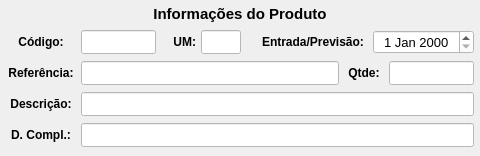
               <widget class="QWidget" name="widget_Cor6" native="true">
                <property name="sizePolicy">
                 <sizepolicy hsizetype="Preferred" vsizetype="Preferred">
                  <horstretch>0</horstretch>
                  <verstretch>0</verstretch>
                 </sizepolicy>
                </property>
                <property name="minimumSize">
                 <size>
                  <width>480</width>
                  <height>0</height>
                 </size>
                </property>
                <property name="maximumSize">
                 <size>
                  <width>480</width>
                  <height>16777215</height>
                 </size>
                </property>
                <property name="styleSheet">
                 <string notr="true"/>
                </property>
                <layout class="QVBoxLayout" name="verticalLayout_13">
                 <property name="spacing">
                  <number>1</number>
                 </property>
                 <property name="leftMargin">
                  <number>1</number>
                 </property>
                 <property name="topMargin">
                  <number>1</number>
                 </property>
                 <property name="rightMargin">
                  <number>1</number>
                 </property>
                 <property name="bottomMargin">
                  <number>6</number>
                 </property>
                 <item>
                  <widget class="QWidget" name="widget_18" native="true">
                   <property name="minimumSize">
                    <size>
                     <width>0</width>
                     <height>25</height>
                    </size>
                   </property>
                   <property name="maximumSize">
                    <size>
                     <width>16777215</width>
                     <height>25</height>
                    </size>
                   </property>
                   <property name="styleSheet">
                    <string notr="true"/>
                   </property>
                   <layout class="QHBoxLayout" name="horizontalLayout_19">
                    <property name="spacing">
                     <number>3</number>
                    </property>
                    <property name="leftMargin">
                     <number>3</number>
                    </property>
                    <property name="topMargin">
                     <number>3</number>
                    </property>
                    <property name="rightMargin">
                     <number>3</number>
                    </property>
                    <property name="bottomMargin">
                     <number>3</number>
                    </property>
                    <item>
                     <widget class="QLabel" name="label_53">
                      <property name="maximumSize">
                       <size>
                        <width>16777215</width>
                        <height>16777215</height>
                       </size>
                      </property>
                      <property name="font">
                       <font>
                        <pointsize>11</pointsize>
                        <weight>75</weight>
                        <bold>true</bold>
                       </font>
                      </property>
                      <property name="text">
                       <string>Informações do Produto</string>
                      </property>
                      <property name="alignment">
                       <set>Qt::AlignCenter</set>
                      </property>
                     </widget>
                    </item>
                   </layout>
                  </widget>
                 </item>
                 <item>
                  <widget class="QWidget" name="widget_43" native="true">
                   <property name="minimumSize">
                    <size>
                     <width>0</width>
                     <height>30</height>
                    </size>
                   </property>
                   <property name="maximumSize">
                    <size>
                     <width>16777215</width>
                     <height>30</height>
                    </size>
                   </property>
                   <property name="styleSheet">
                    <string notr="true"/>
                   </property>
                   <layout class="QHBoxLayout" name="horizontalLayout_9">
                    <property name="spacing">
                     <number>5</number>
                    </property>
                    <property name="leftMargin">
                     <number>5</number>
                    </property>
                    <property name="topMargin">
                     <number>3</number>
                    </property>
                    <property name="rightMargin">
                     <number>5</number>
                    </property>
                    <property name="bottomMargin">
                     <number>3</number>
                    </property>
                    <item>
                     <widget class="QLabel" name="label_64">
                      <property name="minimumSize">
                       <size>
                        <width>70</width>
                        <height>0</height>
                       </size>
                      </property>
                      <property name="maximumSize">
                       <size>
                        <width>70</width>
                        <height>16777215</height>
                       </size>
                      </property>
                      <property name="font">
                       <font>
                        <pointsize>9</pointsize>
                        <weight>75</weight>
                        <bold>true</bold>
                       </font>
                      </property>
                      <property name="text">
                       <string>Código:</string>
                      </property>
                      <property name="alignment">
                       <set>Qt::AlignCenter</set>
                      </property>
                     </widget>
                    </item>
                    <item>
                     <widget class="QLineEdit" name="line_Codigo_Manu">
                      <property name="sizePolicy">
                       <sizepolicy hsizetype="Preferred" vsizetype="Preferred">
                        <horstretch>0</horstretch>
                        <verstretch>0</verstretch>
                       </sizepolicy>
                      </property>
                      <property name="minimumSize">
                       <size>
                        <width>60</width>
                        <height>0</height>
                       </size>
                      </property>
                      <property name="maximumSize">
                       <size>
                        <width>80</width>
                        <height>16777215</height>
                       </size>
                      </property>
                      <property name="font">
                       <font>
                        <pointsize>9</pointsize>
                       </font>
                      </property>
                      <property name="styleSheet">
                       <string notr="true">background-color: rgb(255, 255, 255);</string>
                      </property>
                      <property name="alignment">
                       <set>Qt::AlignCenter</set>
                      </property>
                      <property name="placeholderText">
                       <string/>
                      </property>
                     </widget>
                    </item>
                    <item>
                     <widget class="QLabel" name="label_9">
                      <property name="text">
                       <string/>
                      </property>
                     </widget>
                    </item>
                    <item>
                     <widget class="QLabel" name="label_27">
                      <property name="maximumSize">
                       <size>
                        <width>25</width>
                        <height>16777215</height>
                       </size>
                      </property>
                      <property name="font">
                       <font>
                        <pointsize>9</pointsize>
                        <weight>75</weight>
                        <bold>true</bold>
                       </font>
                      </property>
                      <property name="text">
                       <string>UM:</string>
                      </property>
                      <property name="alignment">
                       <set>Qt::AlignRight|Qt::AlignTrailing|Qt::AlignVCenter</set>
                      </property>
                     </widget>
                    </item>
                    <item>
                     <widget class="QLineEdit" name="line_UM_Manu">
                      <property name="sizePolicy">
                       <sizepolicy hsizetype="Preferred" vsizetype="Preferred">
                        <horstretch>0</horstretch>
                        <verstretch>0</verstretch>
                       </sizepolicy>
                      </property>
                      <property name="minimumSize">
                       <size>
                        <width>40</width>
                        <height>0</height>
                       </size>
                      </property>
                      <property name="maximumSize">
                       <size>
                        <width>40</width>
                        <height>16777215</height>
                       </size>
                      </property>
                      <property name="font">
                       <font>
                        <pointsize>9</pointsize>
                       </font>
                      </property>
                      <property name="styleSheet">
                       <string notr="true">background-color: rgb(255, 255, 255);</string>
                      </property>
                      <property name="alignment">
                       <set>Qt::AlignCenter</set>
                      </property>
                     </widget>
                    </item>
                    <item>
                     <widget class="QLabel" name="label_3">
                      <property name="text">
                       <string/>
                      </property>
                     </widget>
                    </item>
                    <item>
                     <widget class="QLabel" name="label_68">
                      <property name="minimumSize">
                       <size>
                        <width>110</width>
                        <height>0</height>
                       </size>
                      </property>
                      <property name="maximumSize">
                       <size>
                        <width>110</width>
                        <height>16777215</height>
                       </size>
                      </property>
                      <property name="font">
                       <font>
                        <pointsize>9</pointsize>
                        <weight>75</weight>
                        <bold>true</bold>
                       </font>
                      </property>
                      <property name="text">
                       <string>Entrada/Previsão:</string>
                      </property>
                      <property name="alignment">
                       <set>Qt::AlignCenter</set>
                      </property>
                     </widget>
                    </item>
                    <item>
                     <widget class="QDateEdit" name="date_Entrega_Manu">
                      <property name="sizePolicy">
                       <sizepolicy hsizetype="Minimum" vsizetype="Preferred">
                        <horstretch>0</horstretch>
                        <verstretch>0</verstretch>
                       </sizepolicy>
                      </property>
                      <property name="minimumSize">
                       <size>
                        <width>0</width>
                        <height>0</height>
                       </size>
                      </property>
                      <property name="maximumSize">
                       <size>
                        <width>16777215</width>
                        <height>16777215</height>
                       </size>
                      </property>
                      <property name="font">
                       <font>
                        <pointsize>10</pointsize>
                       </font>
                      </property>
                      <property name="styleSheet">
                       <string notr="true">background-color: rgb(255, 255, 255);</string>
                      </property>
                      <property name="alignment">
                       <set>Qt::AlignCenter</set>
                      </property>
                     </widget>
                    </item>
                   </layout>
                  </widget>
                 </item>
                 <item>
                  <widget class="QWidget" name="widget_28" native="true">
                   <property name="minimumSize">
                    <size>
                     <width>0</width>
                     <height>30</height>
                    </size>
                   </property>
                   <property name="maximumSize">
                    <size>
                     <width>16777215</width>
                     <height>30</height>
                    </size>
                   </property>
                   <property name="styleSheet">
                    <string notr="true"/>
                   </property>
                   <layout class="QHBoxLayout" name="horizontalLayout_21">
                    <property name="spacing">
                     <number>5</number>
                    </property>
                    <property name="leftMargin">
                     <number>5</number>
                    </property>
                    <property name="topMargin">
                     <number>3</number>
                    </property>
                    <property name="rightMargin">
                     <number>5</number>
                    </property>
                    <property name="bottomMargin">
                     <number>3</number>
                    </property>
                    <item>
                     <widget class="QLabel" name="label_65">
                      <property name="minimumSize">
                       <size>
                        <width>70</width>
                        <height>0</height>
                       </size>
                      </property>
                      <property name="maximumSize">
                       <size>
                        <width>70</width>
                        <height>16777215</height>
                       </size>
                      </property>
                      <property name="font">
                       <font>
                        <pointsize>9</pointsize>
                        <weight>75</weight>
                        <bold>true</bold>
                       </font>
                      </property>
                      <property name="text">
                       <string>Referência:</string>
                      </property>
                      <property name="alignment">
                       <set>Qt::AlignCenter</set>
                      </property>
                     </widget>
                    </item>
                    <item>
                     <widget class="QLineEdit" name="line_Referencia_Manu">
                      <property name="sizePolicy">
                       <sizepolicy hsizetype="Preferred" vsizetype="Preferred">
                        <horstretch>0</horstretch>
                        <verstretch>0</verstretch>
                       </sizepolicy>
                      </property>
                      <property name="minimumSize">
                       <size>
                        <width>0</width>
                        <height>0</height>
                       </size>
                      </property>
                      <property name="maximumSize">
                       <size>
                        <width>16777215</width>
                        <height>16777215</height>
                       </size>
                      </property>
                      <property name="font">
                       <font>
                        <pointsize>9</pointsize>
                       </font>
                      </property>
                      <property name="cursor">
                       <cursorShape>IBeamCursor</cursorShape>
                      </property>
                      <property name="styleSheet">
                       <string notr="true">background-color: rgb(255, 255, 255);</string>
                      </property>
                      <property name="inputMask">
                       <string/>
                      </property>
                      <property name="text">
                       <string/>
                      </property>
                      <property name="maxLength">
                       <number>20</number>
                      </property>
                      <property name="frame">
                       <bool>true</bool>
                      </property>
                      <property name="echoMode">
                       <enum>QLineEdit::Normal</enum>
                      </property>
                      <property name="alignment">
                       <set>Qt::AlignLeading|Qt::AlignLeft|Qt::AlignVCenter</set>
                      </property>
                     </widget>
                    </item>
                    <item>
                     <widget class="QLabel" name="label_37">
                      <property name="minimumSize">
                       <size>
                        <width>40</width>
                        <height>0</height>
                       </size>
                      </property>
                      <property name="maximumSize">
                       <size>
                        <width>40</width>
                        <height>16777215</height>
                       </size>
                      </property>
                      <property name="font">
                       <font>
                        <pointsize>9</pointsize>
                        <weight>75</weight>
                        <bold>true</bold>
                       </font>
                      </property>
                      <property name="text">
                       <string>Qtde:</string>
                      </property>
                      <property name="alignment">
                       <set>Qt::AlignCenter</set>
                      </property>
                     </widget>
                    </item>
                    <item>
                     <widget class="QLineEdit" name="line_Qtde_Manu">
                      <property name="sizePolicy">
                       <sizepolicy hsizetype="Preferred" vsizetype="Preferred">
                        <horstretch>0</horstretch>
                        <verstretch>0</verstretch>
                       </sizepolicy>
                      </property>
                      <property name="minimumSize">
                       <size>
                        <width>85</width>
                        <height>0</height>
                       </size>
                      </property>
                      <property name="maximumSize">
                       <size>
                        <width>85</width>
                        <height>16777215</height>
                       </size>
                      </property>
                      <property name="font">
                       <font>
                        <pointsize>9</pointsize>
                       </font>
                      </property>
                      <property name="cursor">
                       <cursorShape>IBeamCursor</cursorShape>
                      </property>
                      <property name="styleSheet">
                       <string notr="true">background-color: rgb(255, 255, 255);</string>
                      </property>
                      <property name="inputMask">
                       <string/>
                      </property>
                      <property name="text">
                       <string/>
                      </property>
                      <property name="frame">
                       <bool>true</bool>
                      </property>
                      <property name="echoMode">
                       <enum>QLineEdit::Normal</enum>
                      </property>
                      <property name="alignment">
                       <set>Qt::AlignCenter</set>
                      </property>
                      <property name="placeholderText">
                       <string/>
                      </property>
                     </widget>
                    </item>
                   </layout>
                  </widget>
                 </item>
                 <item>
                  <widget class="QWidget" name="widget_19" native="true">
                   <property name="minimumSize">
                    <size>
                     <width>0</width>
                     <height>30</height>
                    </size>
                   </property>
                   <property name="maximumSize">
                    <size>
                     <width>16777215</width>
                     <height>30</height>
                    </size>
                   </property>
                   <property name="styleSheet">
                    <string notr="true"/>
                   </property>
                   <layout class="QHBoxLayout" name="horizontalLayout_22">
                    <property name="spacing">
                     <number>5</number>
                    </property>
                    <property name="leftMargin">
                     <number>5</number>
                    </property>
                    <property name="topMargin">
                     <number>3</number>
                    </property>
                    <property name="rightMargin">
                     <number>5</number>
                    </property>
                    <property name="bottomMargin">
                     <number>3</number>
                    </property>
                    <item>
                     <widget class="QLabel" name="label_51">
                      <property name="minimumSize">
                       <size>
                        <width>70</width>
                        <height>0</height>
                       </size>
                      </property>
                      <property name="maximumSize">
                       <size>
                        <width>70</width>
                        <height>16777215</height>
                       </size>
                      </property>
                      <property name="font">
                       <font>
                        <pointsize>9</pointsize>
                        <weight>75</weight>
                        <bold>true</bold>
                       </font>
                      </property>
                      <property name="text">
                       <string>Descrição:</string>
                      </property>
                      <property name="alignment">
                       <set>Qt::AlignCenter</set>
                      </property>
                     </widget>
                    </item>
                    <item>
                     <widget class="QLineEdit" name="line_Descricao_Manu">
                      <property name="sizePolicy">
                       <sizepolicy hsizetype="Preferred" vsizetype="Preferred">
                        <horstretch>0</horstretch>
                        <verstretch>0</verstretch>
                       </sizepolicy>
                      </property>
                      <property name="minimumSize">
                       <size>
                        <width>0</width>
                        <height>0</height>
                       </size>
                      </property>
                      <property name="maximumSize">
                       <size>
                        <width>16777215</width>
                        <height>16777215</height>
                       </size>
                      </property>
                      <property name="font">
                       <font>
                        <pointsize>9</pointsize>
                       </font>
                      </property>
                      <property name="styleSheet">
                       <string notr="true">background-color: rgb(255, 255, 255);</string>
                      </property>
                      <property name="alignment">
                       <set>Qt::AlignLeading|Qt::AlignLeft|Qt::AlignVCenter</set>
                      </property>
                     </widget>
                    </item>
                   </layout>
                  </widget>
                 </item>
                 <item>
                  <widget class="QWidget" name="widget_44" native="true">
                   <property name="minimumSize">
                    <size>
                     <width>0</width>
                     <height>30</height>
                    </size>
                   </property>
                   <property name="maximumSize">
                    <size>
                     <width>16777215</width>
                     <height>30</height>
                    </size>
                   </property>
                   <property name="styleSheet">
                    <string notr="true"/>
                   </property>
                   <layout class="QHBoxLayout" name="horizontalLayout_12">
                    <property name="spacing">
                     <number>5</number>
                    </property>
                    <property name="leftMargin">
                     <number>5</number>
                    </property>
                    <property name="topMargin">
                     <number>3</number>
                    </property>
                    <property name="rightMargin">
                     <number>5</number>
                    </property>
                    <property name="bottomMargin">
                     <number>3</number>
                    </property>
                    <item>
                     <widget class="QLabel" name="label_67">
                      <property name="minimumSize">
                       <size>
                        <width>70</width>
                        <height>0</height>
                       </size>
                      </property>
                      <property name="maximumSize">
                       <size>
                        <width>70</width>
                        <height>16777215</height>
                       </size>
                      </property>
                      <property name="font">
                       <font>
                        <pointsize>9</pointsize>
                        <weight>75</weight>
                        <bold>true</bold>
                       </font>
                      </property>
                      <property name="text">
                       <string>D. Compl.:</string>
                      </property>
                      <property name="alignment">
                       <set>Qt::AlignCenter</set>
                      </property>
                     </widget>
                    </item>
                    <item>
                     <widget class="QLineEdit" name="line_DescrCompl_Manu">
                      <property name="sizePolicy">
                       <sizepolicy hsizetype="Preferred" vsizetype="Preferred">
                        <horstretch>0</horstretch>
                        <verstretch>0</verstretch>
                       </sizepolicy>
                      </property>
                      <property name="minimumSize">
                       <size>
                        <width>0</width>
                        <height>0</height>
                       </size>
                      </property>
                      <property name="maximumSize">
                       <size>
                        <width>16777215</width>
                        <height>16777215</height>
                       </size>
                      </property>
                      <property name="font">
                       <font>
                        <pointsize>9</pointsize>
                       </font>
                      </property>
                      <property name="styleSheet">
                       <string notr="true">background-color: rgb(255, 255, 255);</string>
                      </property>
                      <property name="alignment">
                       <set>Qt::AlignLeading|Qt::AlignLeft|Qt::AlignVCenter</set>
                      </property>
                     </widget>
                    </item>
                   </layout>
                  </widget>
                 </item>
                </layout>
               </widget>
